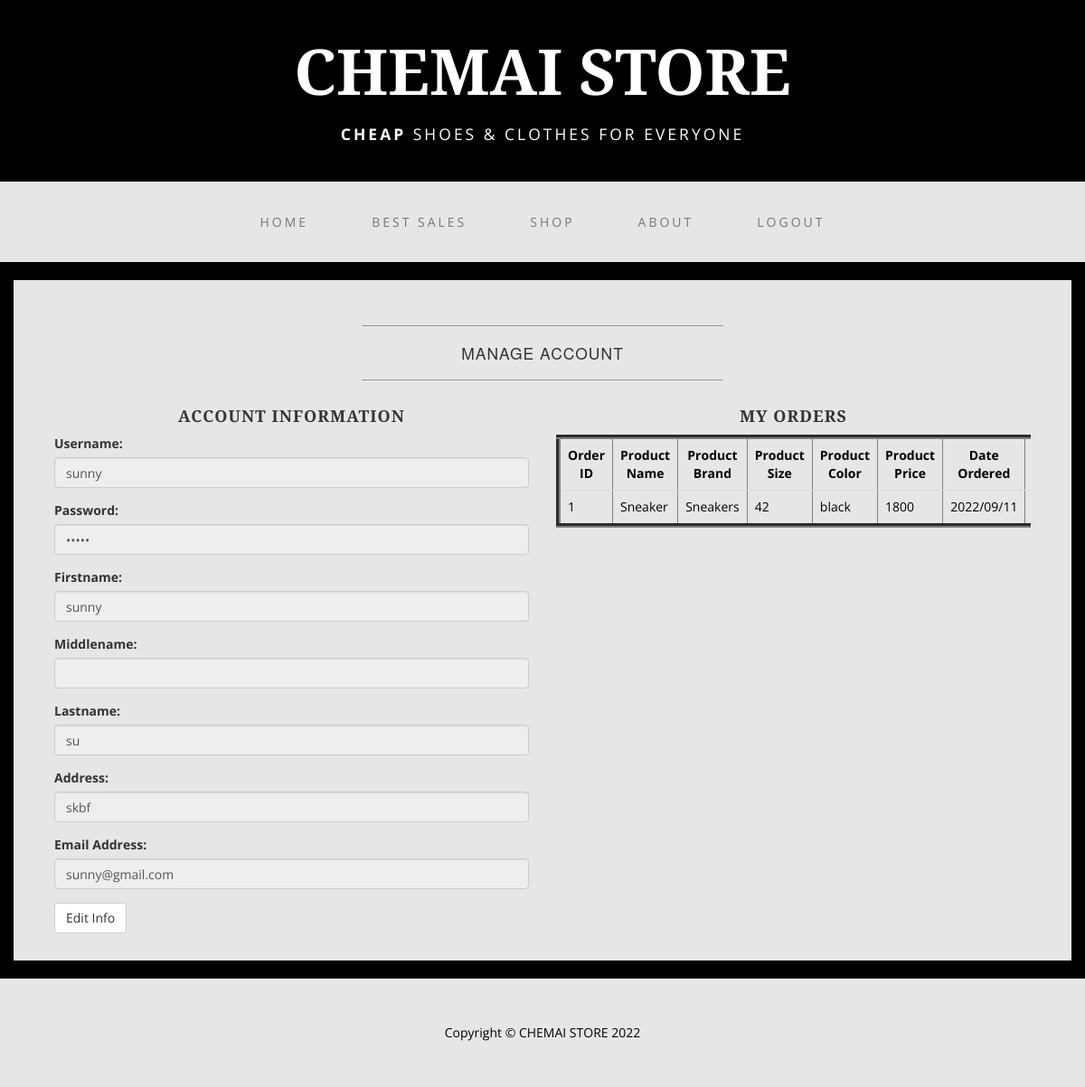
Page /ManageAccount.php (signed in) on the committed database.
### tables this page shows
CREATE TABLE `tbl_customers` (
  `CustomerID` int(11) NOT NULL,
  `Username` varchar(30) DEFAULT NULL,
  `PASSWORD` varchar(30) DEFAULT NULL,
  `Role` varchar(30) DEFAULT NULL,
  `Firstname` varchar(30) DEFAULT NULL,
  `Middlename` varchar(30) DEFAULT NULL,
  `Lastname` varchar(30) DEFAULT NULL,
  `Address` varchar(30) DEFAULT NULL,
  `EmailAddress` varchar(30) DEFAULT NULL
);

CREATE TABLE `tbl_orders` (
  `OrderID` int(11) NOT NULL,
  `ProductID` int(11) DEFAULT NULL,
  `CustomerID` int(11) DEFAULT NULL,
  `Size` varchar(30) DEFAULT NULL,
  `Color` varchar(30) DEFAULT NULL,
  `DateOrdered` varchar(30) DEFAULT NULL
);

CREATE TABLE `tbl_products` (
  `ProductID` int(11) NOT NULL,
  `Productname` varchar(30) DEFAULT NULL,
  `ProductBrand` varchar(30) DEFAULT NULL,
  `ProductSize` varchar(30) DEFAULT NULL,
  `ProductColor` varchar(30) DEFAULT NULL,
  `ProductPrice` varchar(30) DEFAULT NULL,
  `ProductCategory` varchar(30) DEFAULT NULL,
  `ProductImageName` varchar(50) DEFAULT NULL,
  `ProductImage` text DEFAULT NULL
);

### ManageAccount.php (the view, shortened to what this page needs)
<!DOCTYPE html>
<html lang="en">
<head>
    <link href="css/bootstrap.min.css" rel="stylesheet">
    <link href="css/business-casual.css" rel="stylesheet">
	<?php
		require 'Connection.php';
		$Username = null;
		if(!empty($_SESSION["Username"]))
		{
			$Username = $_SESSION["Username"];
		}
		$sql = "select * from tbl_customers where Username = '".$Username."' and Password = '".$_SESSION['Password']."'";
		$Res = mysqli_query($Conn,$sql);
		while($Rows = mysqli_fetch_array($Res))
		{
			$C_ID = $Rows[0];
			$C_Username = $Rows[1];
			$C_Password = $Rows[2];
			$C_Firstname = $Rows[4];
			$C_Middlename = $Rows[5];
			$C_Lastname = $Rows[6];
			$C_Address = $Rows[7];
			$C_Email = $Rows[8];
		}
	?>
</head>
<body>
    <div class="brand">CHEMAI STORE</div>
    <div class="address-bar"><strong>Cheap</strong> Shoes & Clothes for Everyone</div>
    <nav class="navbar navbar-default" role="navigation">
        <div class="container">
            <div class="collapse navbar-collapse" id="bs-example-navbar-collapse-1">
                <ul class="nav navbar-nav">
                    <li><a href="index.php">Home</a></li>
					<li><a href="bestseller.php">Best Sales</a></li>
					<li><a href="shop.php">Shop</a></li>
                    <li><a href="about.php">About</a></li>
					<?php if($Username == null){echo '<li><a href="Login.php?Role=User">Login</a></li>';} else {echo '<li><a href="Logout.php">Logout</a></li>';} ?>
                </ul>
            </div>
        </div>
    </nav>
    <div class="container">
        <div class="row">
            <div class="box">
                <div class="col-lg-12">
						<hr>
						<h2 class="intro-text text-center">Manage Account</h2>
						<hr>
					<div class="col-md-6">
							<form role="form" action="Register.php?ActionType=Edit&Loc=MA&ID=<?php echo $C_ID; ?>" method="POST">
							<h4 style="text-align: center">Account Information</h4>
							<div class="form-group">
							  <label for="username">Username:</label>
							  <input type="text" name="Username" class="form-control" id="Username" value="<?php echo $C_Username; ?>" disabled>
							</div>
							<div class="form-group">
							  <label for="Password">Password:</label>
							  <input type="Password" name="Password" class="form-control" id="Password" value="<?php echo $C_Password; ?>" disabled>
							</div>
							<div class="form-group">
							  <label for="Firstname">Firstname:</label>
							  <input type="text" name="Firstname" class="form-control" id="Firstname" value="<?php echo $C_Firstname; ?>" disabled>
							</div>
							<div class="form-group">
							  <label for="Middlename">Middlename:</label>
							  <input type="text" name="Middlename" class="form-control" id="Middlename" value="<?php echo $C_Middlename; ?>" disabled>
							</div>
							<div class="form-group">
							  <label for="Lastname">Lastname:</label>
							  <input type="text" name="Lastname" class="form-control" id="Lastname" value="<?php echo $C_Lastname; ?>" disabled>
							</div>
							<div class="form-group">
							  <label for="Address">Address:</label>
							  <input type="text" name="Address" class="form-control" id="Address" value="<?php echo $C_Address; ?>" disabled>
							</div>
							<div class="form-group">
							  <label for="EmailAddress">Email Address:</label>
							  <input type="email" name="EmailAddress" class="form-control" id="EmailAddress" value="<?php echo $C_Email; ?>" disabled>
							</div>
							<button type="submit" class="btn btn-default">Edit Info</button>
						</form>
					</div>
					<div class="col-md-6">
						<h4 style="text-align: center">My Orders</h4>
						<div class="table-responsive">
							<table border="5px" class="table">
								<tr style="text-align: center; color: Black; font-weight: bold;">
									<td>Order ID</td>
									<td>Product Name</td>
									<td>Product Brand</td>
									<td>Product Size</td>
									<td>Product Color</td>
									<td>Product Price</td>
									<td>Date Ordered</td>
									<td>Action</td>
								</tr>
								<?php
								$sqlI = "SELECT tbl_orders.OrderID, tbl_products.Productname, tbl_products.ProductBrand, tbl_orders.Size, " .
								" tbl_orders.Color, tbl_products.ProductPrice, tbl_orders.DateOrdered FROM tbl_products RIGHT JOIN " .
								" tbl_orders on tbl_orders.ProductID = tbl_products.ProductID WHERE tbl_orders.CustomerID = $C_ID ORDER BY tbl_orders.OrderID";
								$Resulta = mysqli_query($Conn,$sqlI);
								while($Rows = mysqli_fetch_array($Resulta)):;
								?>
								<tr style="color: black">
								<td><?php echo $Rows[0]; ?></td>
								<td><?php echo $Rows[1]; ?></td>
								<td><?php echo $Rows[2]; ?></td>
								<td><?php echo $Rows[3]; ?></td>
								<td><?php echo $Rows[4]; ?></td>
								<td><?php echo $Rows[5]; ?></td>
								<td><?php echo $Rows[6]; ?></td>
								<td>
								</td>
								<?php endwhile; ?>
								</tr>
							</table>
						</div>
					</div>
                </div>
            </div>
        </div>
    </div>
    <footer>
        <div class="container">
            <div class="row">
                <div class="col-lg-12 text-center">
                    <p>Copyright &copy; CHEMAI STORE 2022</p>
                </div>
            </div>
        </div>
    </footer>
</body>
</html>

### css/business-casual.css (style rules this page uses)
body { font-family: "Open Sans","Helvetica Neue",Helvetica,Arial,sans-serif; background: url('../img/homepage.jpg') no-repeat center center fixed; -webkit-background-size: cover; -moz-background-size: cover; background-size: cover; -o-background-size: cover; background-color: black; }
h1, h2, h3, h4, h5, h6 { text-transform: uppercase; font-family: "Josefin Slab","Helvetica Neue",Helvetica,Arial,sans-serif; font-weight: 700; letter-spacing: 1px; }
p { color: #000; }
hr { max-width: 400px; border-color: #999999; }
.brand, .address-bar { display: none; }
.navbar-nav { text-transform: uppercase; font-weight: 400; letter-spacing: 3px; }
.box { margin-bottom: 20px; padding: 30px 15px; background: #fff; background: rgba(255,255,255,0.9); }
.intro-text { text-transform: uppercase; font-size: 1.25em; font-weight: 400; letter-spacing: 1px; }
footer { background: #fff; background: rgba(255,255,255,0.9); }
footer p { margin: 0; padding: 50px 0; }
@media screen and (min-width:768px) { .brand { display: inherit; margin: 0; padding: 30px 0 10px; text-align: center; text-shadow: 1px 1px 2px rgba(0,0,0,0.5); font-family: "Josefin Slab","Helvetica Neue",Helvetica,Arial,sans-serif; font-size: 5em; font-weight: 700; line-height: normal; color: #fff; } }
@media screen and (min-width:768px) { .address-bar { display: inherit; margin: 0; padding: 0 0 40px; text-align: center; text-shadow: 1px 1px 2px rgba(0,0,0,0.5); text-transform: uppercase; font-size: 1.25em; font-weight: 400; letter-spacing: 3px; color: #fff; } }
@media screen and (min-width:768px) { .navbar { border-radius: 0; } }
@media screen and (min-width:768px) { .navbar { min-height: 0; } }
@media screen and (min-width:768px) { .navbar-default { border: none; background: #fff; background: rgba(255,255,255,0.9); } }
@media screen and (min-width:768px) { .nav>li>a { padding: 35px; } }
@media screen and (min-width:768px) { .navbar-nav>li>a { line-height: normal; } }
@media screen and (min-width:768px) { .navbar-nav { display: table; float: none; margin: 0 auto; table-layout: fixed; font-size: 14px; } }
@media screen and (min-width:1200px) { .box:after { content: ''; display: table; clear: both; } }

### rows in the picture
tbl_customers: Username "sunny", Firstname "sunny", Lastname "su", Address "skbf", EmailAddress "sunny@gmail.com"
tbl_orders: OrderID "1", ProductID.Productname "Sneaker", ProductID.ProductBrand "Sneakers", Size "42", Color "black", ProductID.ProductPrice "1800", DateOrdered "2022/09/11"
